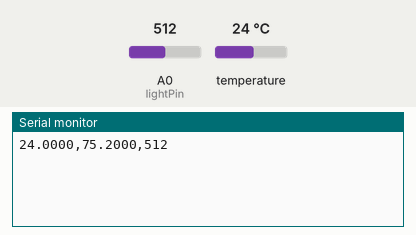
Simulated run of this sketch. Board: Arduino Uno, built with avr-gcc and run on an emulated ATmega328P. On the bench: the last lines printed to the serial monitor. The inputs (shaded band) are chosen by the test bench; at power-on: temperature 24 °C, A0 (lightPin) = 512.

Above: at 1.2 s.
1.3 s: temperature set to 12 °C
At 2.7 s:
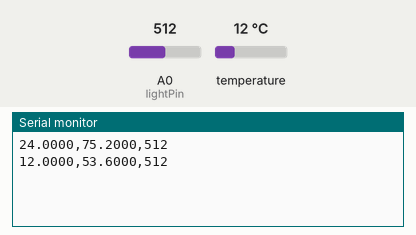
2.8 s: A0 (lightPin) set to 716
4.3 s: temperature set to 19 °C
At 4.9 s:
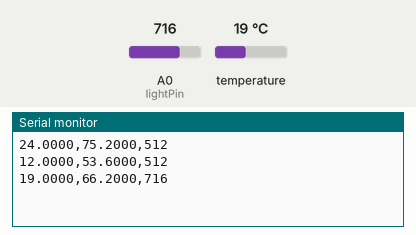
5.8 s: A0 (lightPin) set to 900
At 8.0 s:
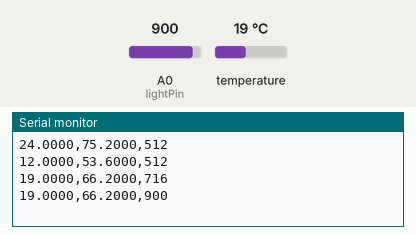
Timing chart, 0 to 8.3 s (numbered marks = the images above; inputs shaded):
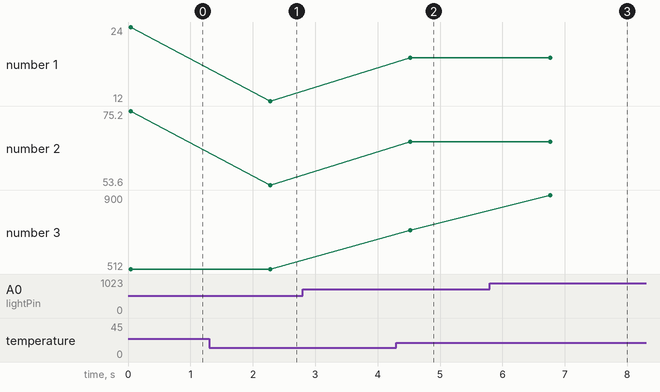

Measured:
- after the input at 1.3 s, the serial monitor: prints a new line after 0.98 s (image 1)
- after the input at 4.3 s, the serial monitor: prints a new line after 0.22 s (image 2)
- after the input at 5.8 s, the serial monitor: prints a new line after 0.97 s (image 3)
- plotted number 1: 24 → 12 after the input at 1.3 s, 12 → 19 after the input at 4.3 s
- plotted number 2: 75.2 → 53.6 after the input at 1.3 s, 53.6 → 66.2 after the input at 4.3 s
- plotted number 3: 716 → 900 after the input at 5.8 s

The sketch:

Arduino_Code.ino
```cpp
#include <Time.h>
#include <TimeLib.h>


/**************************************************************************/
/*!
Adapted from Adafruit demo of Adafruit MCP9808 breakout
----> http://www.adafruit.com/products/1782
*/
/**************************************************************************/

#include <Wire.h>
#include "Adafruit_MCP9808.h"
const int lightPin = 0;
int sensorValue = 0;
Adafruit_MCP9808 tempsensor = Adafruit_MCP9808();

void setup() {
  Serial.begin(9600);
  while (!Serial); //waits for serial terminal to be open, necessary in newer arduino boards.
  pinMode(lightPin, INPUT);
  if (!tempsensor.begin(0x18)) {
    Serial.println("Couldn't find MCP9808! Check your connections and verify the address is correct.");
    while (1);
  }

  tempsensor.setResolution(3); // sets the resolution mode of reading, the modes are defined in the table bellow:

}

void loop() {
  tempsensor.wake();   // wake up, ready to read!
  float c = tempsensor.readTempC();
  float f = tempsensor.readTempF();
  Serial.print(c, 4); Serial.print(",");//C
  Serial.print(f, 4); Serial.print(",");//F
  Serial.print(analogRead(lightPin)); //Serial.print(" Lux");
  delay(2000);
  tempsensor.shutdown_wake(1); // shutdown MSP9808 - power consumption ~0.1 mikro Ampere, stops temperature sampling
  Serial.println("");
  delay(200);
}
```
